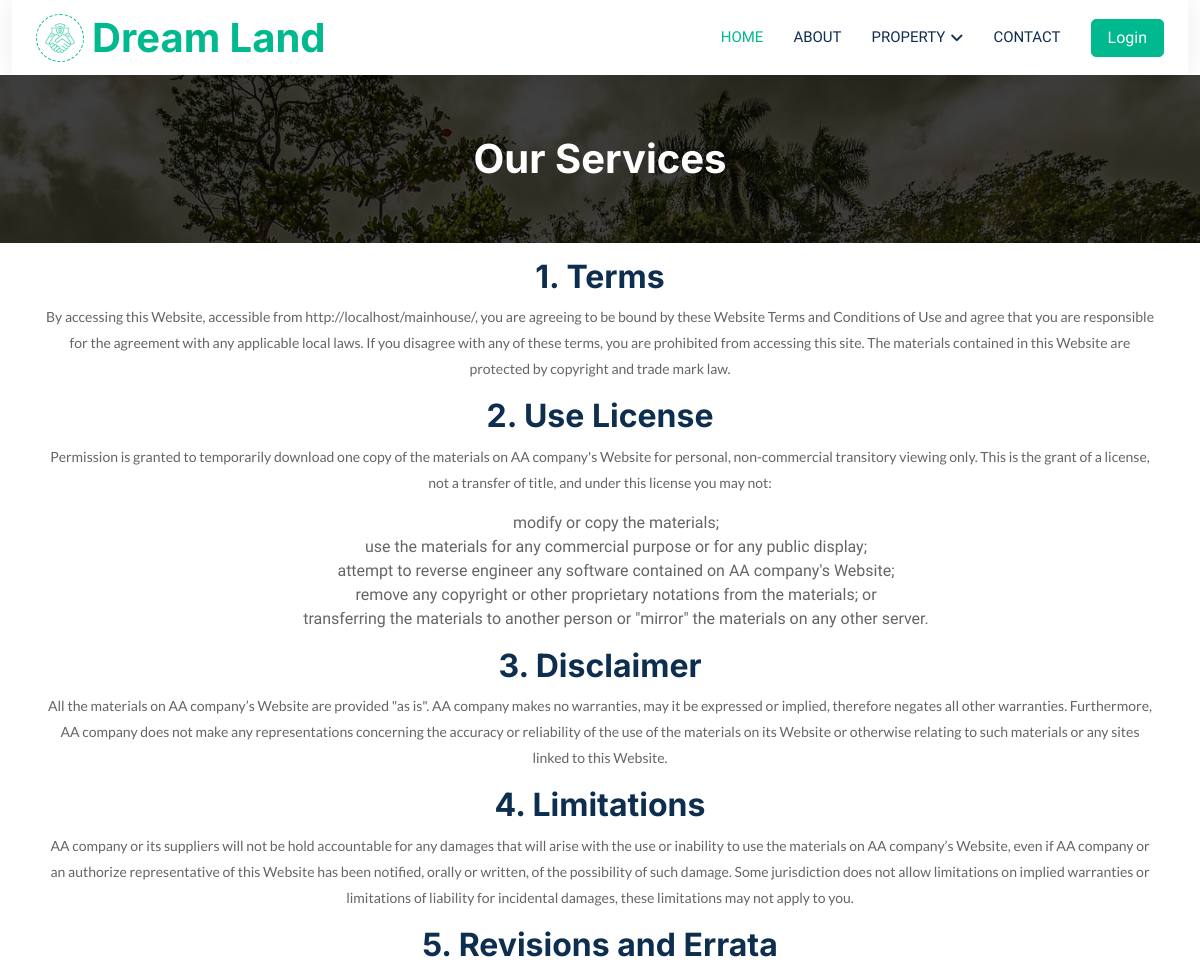
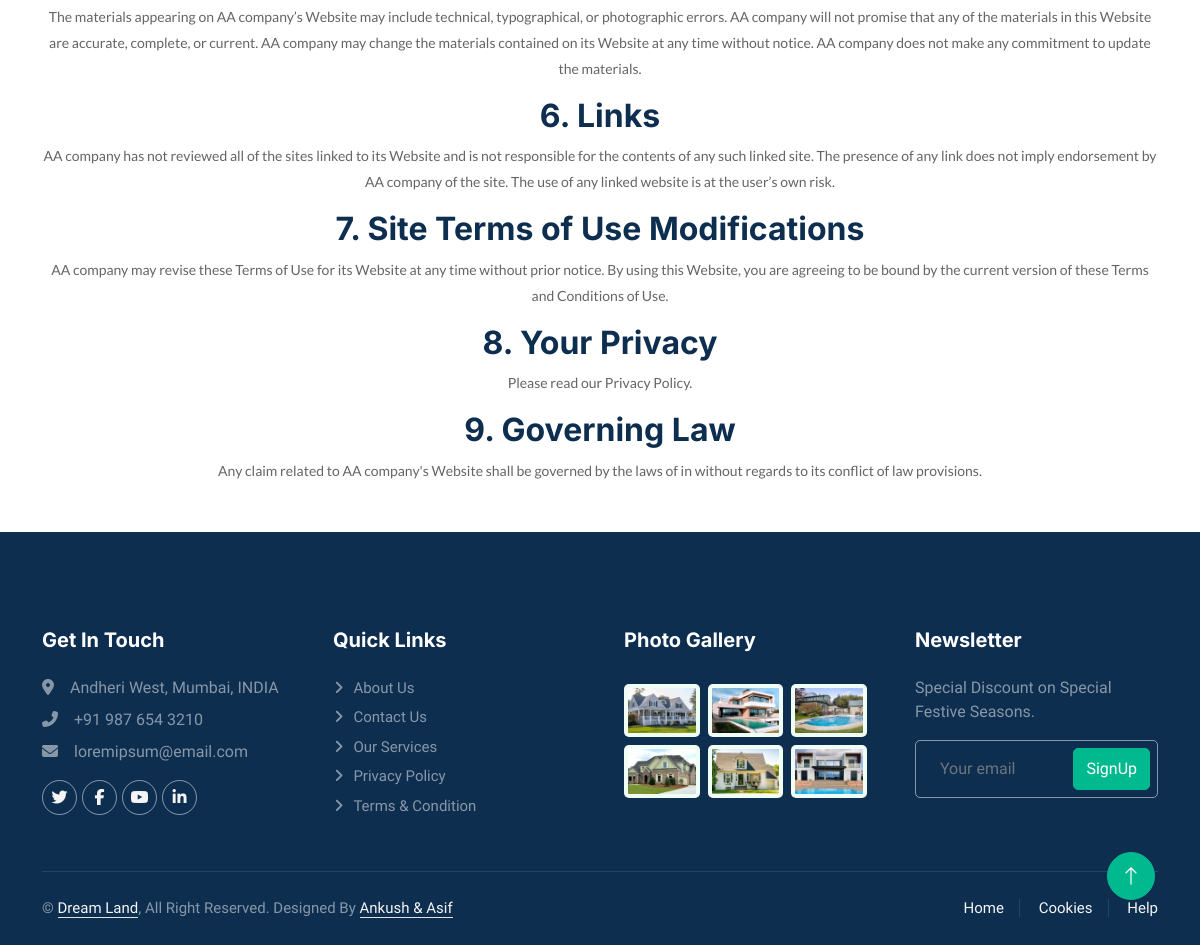
The page /page.php?type=service on the database its author committed (2 pictures, top to bottom).
### tables this page shows
CREATE TABLE `page` (
  `id` int(11) NOT NULL,
  `pageName` varchar(255) NOT NULL,
  `type` varchar(255) NOT NULL,
  `detail` longtext NOT NULL
);

### page.php (the view, shortened to what this page needs)
<?php
    include 'config/config.php';
?>
<!DOCTYPE html>
<html lang="en">
<head>
    <link href="https://cdnjs.cloudflare.com/ajax/libs/font-awesome/5.10.0/css/all.min.css" rel="stylesheet">
    <link href="https://cdn.jsdelivr.net/npm/bootstrap-icons@1.4.1/font/bootstrap-icons.css" rel="stylesheet">
    <link rel="stylesheet" href="https://maxcdn.bootstrapcdn.com/font-awesome/4.5.0/css/font-awesome.min.css">
    <link href="https://unpkg.com/boxicons@2.1.2/css/boxicons.min.css" rel="stylesheet" />
    <link href="lib/animate/animate.min.css" rel="stylesheet">
    <link href="lib/owlcarousel/assets/owl.carousel.min.css" rel="stylesheet">
    <link href="assets/css/bootstrap.min.css" rel="stylesheet">
    <link href="assets/css/style.css" rel="stylesheet">
    <link rel="stylesheet" href="assets/css/profile-heading.css">
    <link rel="stylesheet" href="assets/css/profile-card.css">
    <link rel="stylesheet" href="assets/css/vertical-tab.css">
    <link rel="stylesheet" href="assets/css/menu.css">
</head>
<body>
    <div class="container-xxl bg-white p-0">
        <?php
        include("includes/navbar.php");
        ?>
        <div>
        <?php
        $pagetype = $_GET['type'];
        $term = "SELECT * FROM `page` WHERE type='$pagetype'";
        $results = mysqli_query($conn, $term);
        if(mysqli_num_rows($results) > 0)
        {
            foreach($results as $page)
            {
                ?>
                <section class="page-header profile_page">
                    <div class="container">
                        <div class="page-header_wrap">
                            <div class="page-heading">
                                <h1><?php echo $page['pageName']; ?></h1>
                            </div>
                        </div>
                    </div>
                    <div class="dark-overlay"></div>
                </section>
                <section class="about_us section-padding">
                    <div class="container">
                        <div class="section-header text-center">
                            <p><?php echo $page['detail']; ?></p>
                        </div>
                    </div>
                </section>
                <?php
            }
        }
        ?>
        </div>
    <?php include("includes/footer.php"); ?>
        <a href="#" class="btn btn-lg btn-primary btn-lg-square back-to-top"><i class="bi bi-arrow-up"></i></a>
    </div>
</body>
</html>

### assets/css/style.css (style rules this page uses)
:root { --primary: #00B98E; --secondary: #FF6922; --light: #EFFDF5; --dark: #0E2E50; }
.back-to-top { position: fixed; display: none; right: 45px; bottom: 45px; z-index: 99; }
body { background-color: #fff; }
.btn { transition: .5s; }
.btn.btn-primary, .btn.btn-secondary { color: #FFFFFF; }
.btn-lg-square { width: 48px; height: 48px; }
.btn-square, .btn-sm-square, .btn-lg-square { padding: 0; display: flex; align-items: center; justify-content: center; font-weight: normal; border-radius: 50px; }

### assets/css/profile-heading.css (style rules this page uses)
.page-header { background-image: url("../images/listing-page-header-img.jpg"); background-repeat: no-repeat; background-size: cover; border: 0 none; margin: 0 auto; padding: 0; position: relative; }
.page-header_wrap { padding: 60px 0; position: relative; text-align: center; }
.page-heading { z-index: 1; position: relative; }
.page-heading h2, .page-heading h1 { font-size: 40px; color: #ffffff; margin: 0 auto; }
.profile_page { background-image: url(../img/profile-page-header-img.jpg); }
.dark-overlay { background: rgba(0, 0, 0, 0.75) none repeat scroll 0 0; content: ""; height: 100%; left: 0; position: absolute; top: 0; width: 100%; }

### assets/css/profile-card.css (style rules this page uses)
:root { --blue-color: #3f3d56; --light-red-color: #ec766c; --dark-red-color: #c8645b; --light-green-color: #96c0aa; --dark-green-color: #7ea28f; --white-color: #fff; --light-black-color: #404040; --bg-color: #fceeb5; --border-radius: 10px; }
a { color: inherit; }
.text-center { text-align: center; }

### assets/css/vertical-tab.css (style rules this page uses)
li { list-style: none; }
:root { --white: #FFF; --blue: #562BF7; --light: #F5F5F5; --light-blue: #F3F0FF; --grey: #eee; --dark-grey: #666; --black: #222; }

### page.php (style rules this page uses)
.section-header p { font-family: 'Lato', sans-serif; line-height: 26px; font-weight: 400; margin-bottom: 15px; font-size: 14px; }

### rows shown on the page
page: pageName "Our Services", detail "1. Terms By accessing this Website, accessible from http://localhost/mainhouse/, you are agreeing to be bound by these Website Terms and Conditions of Use and agree that you are responsible for the agreement with any applicable local laws. If you disagree with any of these terms, you are prohibited from accessing this site. The materials contained in this Website are protected by copyright and trade mark law. 2. Use License Permission is granted to temporarily download one copy of the materials on AA company's Website for personal, non-commercial transitory viewing only. This is the grant of a license, not a transfer of title, and under this license you may not: modify or copy the…"
